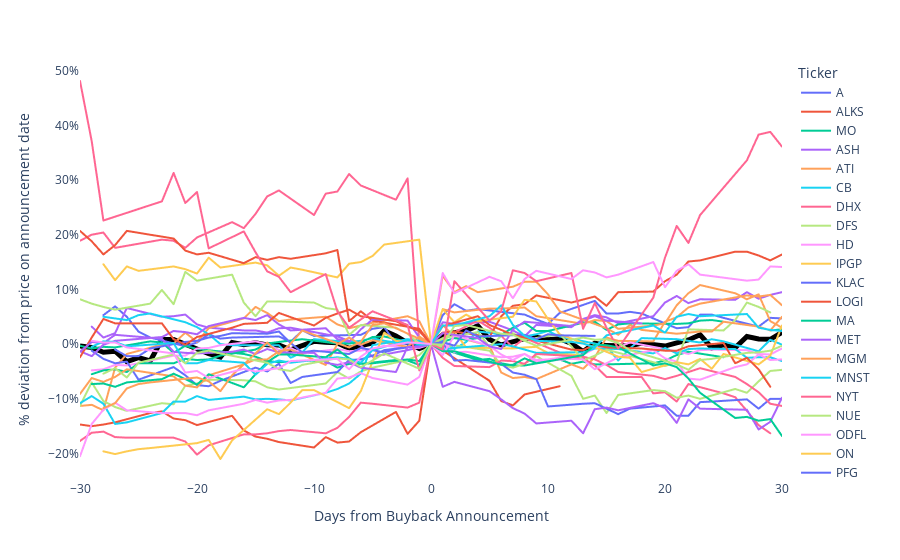

Notebook cell for this chart:
### Code cell
## Add 30 day averages
#avg_30day = stock_data_30day
avg_30day_grouped_na = stock_data_30day_newannouncements[['Ticker', 'announcement_offset','deviation_from_announcement_date_pct']].groupby('announcement_offset')['deviation_from_announcement_date_pct'].mean()
avg_30day_grouped_na = avg_30day_grouped_na.to_frame()
avg_30day_grouped_na = avg_30day_grouped_na.reset_index()


## Add Chart element
trace1 = go.Scatter(
    x=avg_30day_grouped_na['announcement_offset'].tolist(),
    y=avg_30day_grouped_na['deviation_from_announcement_date_pct'].tolist(),
    line=dict(
        color='black',
        width = 5),
    name='Average'
    #xperiod="M1"
    #xperiodalignment="middle"
    #hovertemplate="%{y}%{_xother}"
)




fig.add_trace(trace1)

### Figure 1 — Plotly figure (JSON) as saved in the notebook; plotly's stock layout.template omitted (floating-point values rounded to 4 significant figures)
{"data": [{"hovertemplate": "Ticker=A<br>Days from Buyback Announcement=%{x}<br>% deviation from price on announcement date=%{y}<extra></extra>", "legendgroup": "A", "line": {"color": "#636efa", "dash": "solid"}, "marker": {"symbol": "circle"}, "mode": "lines", "name": "A", "showlegend": true, "type": "scattergl", "x": [-28, -27, -26, -25, -24, -21, -20, -19, -18, -17, -13, -12, -11, -10, -6, -5, -4, -3, 0, 1, 2, 3, 4, 8, 9, 10, 11, 14, 15, 16, 17, 18, 21, 22, 23, 24, 25, 28, 29, 30], "xaxis": "x", "y": [0.053, 0.069, 0.05, 0.023, 0.012, -0.004, 0.003, 0.018, 0.01, 0.012, 0.014, 0.004, 0.025, 0.015, 0.017, 0.028, 0.031, 0.001, 0, 0.053, 0.073, 0.061, 0.064, 0.054, 0.045, 0.037, 0.057, 0.079, 0.056, 0.056, 0.059, 0.056, 0.029, 0.031, 0.054, 0.054, 0.048, 0.032, 0.048, 0.047], "yaxis": "y"}, {"hovertemplate": "Ticker=ALKS<br>Days from Buyback Announcement=%{x}<br>% deviation from price on announcement date=%{y}<extra></extra>", "legendgroup": "ALKS", "line": {"color": "#EF553B", "dash": "solid"}, "marker": {"symbol": "circle"}, "mode": "lines", "name": "ALKS", "showlegend": true, "type": "scattergl", "x": [-30, -29, -28, -27, -24, -23, -22, -21, -20, -17, -16, -15, -14, -13, -10, -9, -8, -7, -6, -3, -2, -1, 0, 1, 5, 6, 7, 8, 11], "xaxis": "x", "y": [-0.147, -0.15, -0.147, -0.143, -0.126, -0.123, -0.136, -0.139, -0.148, -0.131, -0.158, -0.169, -0.173, -0.179, -0.189, -0.17, -0.18, -0.178, -0.161, -0.124, -0.164, -0.14, 0, -0.012, -0.067, -0.104, -0.112, -0.092, -0.077], "yaxis": "y"}, {"hovertemplate": "Ticker=MO<br>Days from Buyback Announcement=%{x}<br>% deviation from price on announcement date=%{y}<extra></extra>", "legendgroup": "MO", "line": {"color": "#00cc96", "dash": "solid"}, "marker": {"symbol": "circle"}, "mode": "lines", "name": "MO", "showlegend": true, "type": "scattergl", "x": [-30, -29, -28, -27, -24, -23, -22, -21, -20, -16, -15, -14, -13, -10, -9, -8, -7, -6, -3, -2, -1, 0, 1, 4, 5, 6, 7, 8, 11, 12, 13, 14, 15, 19, 20, 21, 22, 25], "xaxis": "x", "y": [-0.003, -0.008, -0.005, -0.006, 0.005, 0.003, -0.016, -0.003, -0.009, -0.018, -0.023, -0.031, -0.033, -0.03, -0.031, -0.043, -0.036, -0.036, -0.029, -0.03, -0.038, 0, -0.009, -0.029, -0.027, -0.035, -0.039, -0.039, -0.028, -0.036, -0.032, -0.037, -0.037, -0.035, -0.03, -0.02, -0.014, -0.024], "yaxis": "y"}, {"hovertemplate": "Ticker=ASH<br>Days from Buyback Announcement=%{x}<br>% deviation from price on announcement date=%{y}<extra></extra>", "legendgroup": "ASH", "line": {"color": "#ab63fa", "dash": "solid"}, "marker": {"symbol": "circle"}, "mode": "lines", "name": "ASH", "showlegend": true, "type": "scattergl", "x": [-29, -28, -27, -26, -23, -22, -21, -20, -19, -16, -15, -14, -13, -12, -8, -7, -6, -5, -2, -1, 0, 1, 2, 5, 7, 8, 9, 12, 13, 14, 15, 16, 19, 20, 21, 22, 23, 26, 27, 28, 29, 30], "xaxis": "x", "y": [0.032, 0.012, 0.02, 0.066, 0.05, 0.051, 0.054, 0.036, 0.03, 0.025, 0.025, 0.021, 0.029, 0.03, 0.014, 0.006, -0.002, -0.023, -0.011, -0.006, 0, 0.04, 0.037, 0.041, 0.025, 0.014, 0.035, 0.031, 0.046, 0.053, 0.049, 0.038, 0.051, 0.076, 0.088, 0.075, 0.082, 0.081, 0.095, 0.083, 0.09, 0.095], "yaxis": "y"}, {"hovertemplate": "Ticker=ATI<br>Days from Buyback Announcement=%{x}<br>% deviation from price on announcement date=%{y}<extra></extra>", "legendgroup": "ATI", "line": {"color": "#FFA15A", "dash": "solid"}, "marker": {"symbol": "circle"}, "mode": "lines", "name": "ATI", "showlegend": true, "type": "scattergl", "x": [-30, -29, -28, -27, -26, -23, -22, -21, -20, -19, -16, -15, -14, -13, -12, -9, -8, -7, -5, -2, -1, 0, 1, 2, 5, 6, 7, 8, 9, 12, 13, 14, 15, 16, 19, 20, 21, 22, 23, 27, 28, 29, 30], "xaxis": "x", "y": [-0.113, -0.111, -0.121, -0.043, -0.018, -0.001, 0.001, 0.021, 0.004, 0.029, 0.047, 0.068, 0.057, 0.042, 0.045, 0.05, 0.036, 0.029, 0.039, 0.051, 0.042, 0, 0.035, 0.014, -0.003, -0.052, -0.062, -0.06, -0.064, -0.037, -0.045, -0.024, 0.012, 0.006, 0.005, 0.041, 0.049, 0.067, 0.074, 0.089, 0.087, 0.09, 0.071], "yaxis": "y"}, {"hovertemplate": "Ticker=CB<br>Days from Buyback Announcement=%{x}<br>% deviation from price on announcement date=%{y}<extra></extra>", "legendgroup": "CB", "line": {"color": "#19d3f3", "dash": "solid"}, "marker": {"symbol": "circle"}, "mode": "lines", "name": "CB", "showlegend": true, "type": "scattergl", "x": [-28, -27, -26, -25, -24, -21, -20, -19, -18, -17, -13, -12, -11, -10, -7, -6, -5, -4, -3, 0, 1, 2, 3, 4, 8, 9, 10, 11, 14, 15, 16, 17, 18, 21, 23, 24, 25, 28, 29, 30], "xaxis": "x", "y": [0.05, 0.047, 0.044, 0.053, 0.056, 0.04, 0.031, 0.018, 0, -0.002, -0.002, -0.025, -0.015, 0.009, 0.004, 0.006, 0.011, 0.006, 0.003, 0, 0.007, -0.009, 0.004, 0.023, 0.014, 0.018, 0.024, 0.014, 0.001, -0.004, -0.03, -0.008, 0.011, 0.009, 0.003, 0.009, 0.005, -0.013, 0.008, -0.001], "yaxis": "y"}, {"hovertemplate": "Ticker=DHX<br>Days from Buyback Announcement=%{x}<br>% deviation from price on announcement date=%{y}<extra></extra>", "legendgroup": "DHX", "line": {"color": "#FF6692", "dash": "solid"}, "marker": {"symbol": "circle"}, "mode": "lines", "name": "DHX", "showlegend": true, "type": "scattergl", "x": [-30, -29, -28, -27, -23, -22, -21, -20, -17, -16, -15, -14, -13, -10, -9, -8, -7, -6, -3, -2, -1, 0, 1, 4, 5, 6, 7, 8, 12, 13, 14, 15, 18, 19, 20, 21, 22, 25, 26, 27, 28, 29], "xaxis": "x", "y": [0.189, 0.2, 0.204, 0.176, 0.191, 0.189, 0.176, 0.195, 0.223, 0.212, 0.238, 0.27, 0.281, 0.236, 0.275, 0.279, 0.311, 0.29, 0.264, 0.303, 0.002, 0, 0.011, 0.043, 0.03, 0.015, -0.006, 0.011, -0.024, -0.026, -0.039, -0.06, -0.06, -0.09, -0.088, -0.105, -0.073, -0.09, -0.097, -0.122, -0.148, -0.163], "yaxis": "y"}, {"hovertemplate": "Ticker=DFS<br>Days from Buyback Announcement=%{x}<br>% deviation from price on announcement date=%{y}<extra></extra>", "legendgroup": "DFS", "line": {"color": "#B6E880", "dash": "solid"}, "marker": {"symbol": "circle"}, "mode": "lines", "name": "DFS", "showlegend": true, "type": "scattergl", "x": [-30, -29, -28, -27, -26, -23, -22, -21, -20, -19, -16, -15, -14, -13, -9, -8, -7, -6, -5, -2, -1, 0, 1, 2, 5, 6, 7, 8, 9, 12, 13, 14, 15, 16, 19, 20, 21, 22, 23, 26, 27, 28, 29, 30], "xaxis": "x", "y": [-0.113, -0.07, -0.104, -0.115, -0.122, -0.108, -0.11, -0.076, -0.072, -0.065, -0.066, -0.068, -0.079, -0.083, -0.072, -0.051, -0.063, -0.05, -0.043, -0.029, -0.02, 0, -0.005, -0.002, -0.012, -0.038, -0.043, -0.036, -0.022, -0.058, -0.1, -0.094, -0.126, -0.093, -0.084, -0.086, -0.098, -0.094, -0.1, -0.082, -0.089, -0.068, -0.049, -0.047], "yaxis": "y"}, {"hovertemplate": "Ticker=HD<br>Days from Buyback Announcement=%{x}<br>% deviation from price on announcement date=%{y}<extra></extra>", "legendgroup": "HD", "line": {"color": "#FF97FF", "dash": "solid"}, "marker": {"symbol": "circle"}, "mode": "lines", "name": "HD", "showlegend": true, "type": "scattergl", "x": [-29, -28, -27, -26, -25, -22, -21, -20, -19, -18, -15, -14, -13, -12, -11, -8, -7, -6, -5, -4, -1, 0, 1, 2, 3, 6, 7, 8, 9, 10, 13, 14, 15, 16, 17, 21, 22, 23, 24, 27, 28, 29, 30], "xaxis": "x", "y": [-0.048, -0.046, -0.038, -0.039, -0.035, -0.021, -0.021, -0.008, -0.007, -0.002, 0.005, 0, -0.011, -0.007, -0.017, -0.009, -0.013, -0.012, -0.008, -0.003, -0.007, 0, 0.003, -0.015, -0.014, -0.024, -0.023, -0.018, -0.029, -0.028, -0.019, -0.008, -0.005, -0.006, 0.003, -0.013, -0.018, -0.011, -0.01, -0.011, -0.018, -0.019, -0.008], "yaxis": "y"}, {"hovertemplate": "Ticker=IPGP<br>Days from Buyback Announcement=%{x}<br>% deviation from price on announcement date=%{y}<extra></extra>", "legendgroup": "IPGP", "line": {"color": "#FECB52", "dash": "solid"}, "marker": {"symbol": "circle"}, "mode": "lines", "name": "IPGP", "showlegend": true, "type": "scattergl", "x": [-28, -27, -26, -25, -22, -21, -20, -19, -18, -15, -14, -13, -12, -11, -8, -7, -6, -5, -4, -1, 0, 1, 2, 3, 7, 8, 9, 10, 13], "xaxis": "x", "y": [0.146, 0.117, 0.142, 0.134, 0.142, 0.137, 0.129, 0.158, 0.14, 0.149, 0.144, 0.125, 0.14, 0.136, 0.122, 0.147, 0.15, 0.161, 0.182, 0.191, 0, 0.01, 0.023, -0.006, -0.008, -0.006, -0.005, -0.016, -0.021], "yaxis": "y"}, {"hovertemplate": "Ticker=KLAC<br>Days from Buyback Announcement=%{x}<br>% deviation from price on announcement date=%{y}<extra></extra>", "legendgroup": "KLAC", "line": {"color": "#636efa", "dash": "solid"}, "marker": {"symbol": "circle"}, "mode": "lines", "name": "KLAC", "showlegend": true, "type": "scattergl", "x": [-29, -28, -27, -26, -25, -22, -21, -20, -19, -18, -15, -14, -13, -12, -11, -8, -7, -6, -5, -4, 0, 1, 2, 3, 6, 7, 8, 9, 10, 13, 14, 15, 16, 17, 20, 21, 22, 23, 24, 27, 28, 29, 30], "xaxis": "x", "y": [-0.012, -0.027, -0.035, -0.032, -0.065, -0.042, -0.057, -0.075, -0.077, -0.067, -0.043, -0.05, -0.036, -0.071, -0.06, -0.051, -0.029, -0.028, -0.021, -0.011, 0, 0.002, -0.03, -0.029, -0.036, -0.052, -0.056, -0.064, -0.114, -0.109, -0.108, -0.118, -0.128, -0.118, -0.112, -0.131, -0.131, -0.106, -0.105, -0.101, -0.118, -0.1, -0.1], "yaxis": "y"}, {"hovertemplate": "Ticker=LOGI<br>Days from Buyback Announcement=%{x}<br>% deviation from price on announcement date=%{y}<extra></extra>", "legendgroup": "LOGI", "line": {"color": "#EF553B", "dash": "solid"}, "marker": {"symbol": "circle"}, "mode": "lines", "name": "LOGI", "showlegend": true, "type": "scattergl", "x": [-30, -29, -28, -27, -26, -22, -21, -20, -19, -16, -15, -14, -13, -12, -9, -8, -7, -6, -5, -1, 0, 1, 2, 5, 6, 7, 8, 9, 12, 14, 15, 16, 19, 20, 21, 22, 23, 26, 27, 28, 29, 30], "xaxis": "x", "y": [0.207, 0.188, 0.164, 0.181, 0.207, 0.193, 0.171, 0.164, 0.167, 0.148, 0.159, 0.154, 0.159, 0.156, 0.166, 0.172, 0.042, 0.06, 0.043, 0.028, 0, 0.021, 0.023, 0.013, 0.051, 0.07, 0.073, 0.089, 0.076, 0.087, 0.07, 0.095, 0.096, 0.115, 0.127, 0.151, 0.153, 0.169, 0.169, 0.162, 0.153, 0.164], "yaxis": "y"}, {"hovertemplate": "Ticker=MA<br>Days from Buyback Announcement=%{x}<br>% deviation from price on announcement date=%{y}<extra></extra>", "legendgroup": "MA", "line": {"color": "#00cc96", "dash": "solid"}, "marker": {"symbol": "circle"}, "mode": "lines", "name": "MA", "showlegend": true, "type": "scattergl", "x": [-29, -28, -27, -26, -25, -22, -21, -20, -19, -18, -15, -14, -13, -11, -8, -7, -6, -5, -4, -1, 0, 1, 2, 3, 6, 7, 8, 9, 10, 13, 14, 15, 16, 17, 21, 22, 23, 24, 28, 29, 30], "xaxis": "x", "y": [-0.055, -0.048, -0.046, -0.051, -0.035, -0.035, -0.027, -0.029, -0.028, -0.021, -0.01, 0.001, 0.004, 0.009, 0.001, 0.001, 0.003, 0.013, 0.014, -0.001, 0, 0.004, 0.011, 0.008, 0.017, 0.03, 0.039, 0.024, 0.024, 0.039, 0.041, 0.026, 0.036, 0.038, 0.037, 0.038, 0.043, 0.044, 0.032, 0.025, 0.027], "yaxis": "y"}, {"hovertemplate": "Ticker=MET<br>Days from Buyback Announcement=%{x}<br>% deviation from price on announcement date=%{y}<extra></extra>", "legendgroup": "MET", "line": {"color": "#ab63fa", "dash": "solid"}, "marker": {"symbol": "circle"}, "mode": "lines", "name": "MET", "showlegend": true, "type": "scattergl", "x": [-30, -29, -28, -27, -23, -22, -21, -20, -19, -16, -15, -14, -13, -12, -9, -8, -7, -6, -5, -2, -1, 0, 1, 2, 5, 6, 7, 8, 9, 12, 13, 14, 15, 16, 19, 20, 21, 22, 23, 27, 28, 29, 30], "xaxis": "x", "y": [-0.013, -0.022, -0.001, 0.006, 0.013, 0.024, 0.022, 0.018, 0.033, 0.048, 0.044, 0.053, 0.036, 0.025, 0.029, 0.009, 0.004, 0.027, 0.045, 0.043, 0.012, 0, -0.078, -0.069, -0.086, -0.101, -0.117, -0.127, -0.145, -0.14, -0.163, -0.119, -0.116, -0.121, -0.108, -0.117, -0.144, -0.101, -0.118, -0.12, -0.156, -0.142, -0.098], "yaxis": "y"}, {"hovertemplate": "Ticker=MGM<br>Days from Buyback Announcement=%{x}<br>% deviation from price on announcement date=%{y}<extra></extra>", "legendgroup": "MGM", "line": {"color": "#FFA15A", "dash": "solid"}, "marker": {"symbol": "circle"}, "mode": "lines", "name": "MGM", "showlegend": true, "type": "scattergl", "x": [-30, -29, -28, -27, -26, -22, -21, -20, -19, -16, -15, -14, -13, -12, -9, -8, -7, -6, -5, -2, -1, 0, 1, 2, 5, 6, 7, 8, 9, 13, 14, 15, 16, 19, 20, 21, 22, 23, 26, 27, 28, 29, 30], "xaxis": "x", "y": [-0.091, -0.062, -0.069, -0.06, -0.046, -0.059, -0.076, -0.079, -0.057, -0.037, -0.028, -0.028, -0.013, -0.01, -0.038, 0, 0.012, -0.001, 0.007, -0.005, 0.014, 0, 0.064, 0.058, 0.065, 0.065, 0.066, 0.067, 0.051, 0.037, 0.044, 0.042, 0.028, 0.034, 0.038, 0.071, 0.093, 0.108, 0.093, 0.082, 0.091, 0.042, 0.03], "yaxis": "y"}, {"hovertemplate": "Ticker=MNST<br>Days from Buyback Announcement=%{x}<br>% deviation from price on announcement date=%{y}<extra></extra>", "legendgroup": "MNST", "line": {"color": "#19d3f3", "dash": "solid"}, "marker": {"symbol": "circle"}, "mode": "lines", "name": "MNST", "showlegend": true, "type": "scattergl", "x": [-30, -29, -28, -27, -26, -23, -22, -21, -20, -19, -16, -15, -14, -13, -12, -9, -8, -7, -6, -5, -2, -1, 0, 1, 2, 5, 6, 7, 8, 9, 12, 13, 14, 16, 19, 20, 21, 22, 23, 26, 27, 28, 29, 30], "xaxis": "x", "y": [-0.108, -0.095, -0.109, -0.146, -0.143, -0.126, -0.105, -0.105, -0.095, -0.102, -0.096, -0.101, -0.1, -0.101, -0.103, -0.089, -0.082, -0.072, -0.054, -0.002, 0.009, 0.006, 0, -0.01, -0.007, -0.002, 0, -0.004, -0.01, -0.016, -0.015, -0.015, -0.008, -0.009, -0.017, -0.007, -0.017, -0.009, -0.008, -0.009, -0.025, -0.024, -0.024, -0.031], "yaxis": "y"}, {"hovertemplate": "Ticker=NYT<br>Days from Buyback Announcement=%{x}<br>% deviation from price on announcement date=%{y}<extra></extra>", "legendgroup": "NYT", "line": {"color": "#FF6692", "dash": "solid"}, "marker": {"symbol": "circle"}, "mode": "lines", "name": "NYT", "showlegend": true, "type": "scattergl", "x": [-30, -29, -28, -27, -26, -22, -21, -20, -19, -16, -15, -14, -13, -12, -9, -8, -7, -6, -5, -2, -1, 0, 1, 2, 5, 6, 7, 8, 9, 13, 14, 15, 16, 19, 20, 21, 22, 23, 26, 27, 28, 29, 30], "xaxis": "x", "y": [-0.177, -0.162, -0.16, -0.17, -0.171, -0.171, -0.178, -0.202, -0.185, -0.165, -0.165, -0.163, -0.159, -0.157, -0.163, -0.153, -0.133, -0.107, -0.109, -0.116, -0.107, 0, -0.025, -0.04, -0.042, -0.03, -0.031, -0.036, -0.018, -0.023, -0.028, -0.038, -0.051, -0.058, -0.064, -0.058, -0.051, -0.044, -0.06, -0.073, -0.088, -0.109, -0.113], "yaxis": "y"}, {"hovertemplate": "Ticker=NUE<br>Days from Buyback Announcement=%{x}<br>% deviation from price on announcement date=%{y}<extra></extra>", "legendgroup": "NUE", "line": {"color": "#B6E880", "dash": "solid"}, "marker": {"symbol": "circle"}, "mode": "lines", "name": "NUE", "showlegend": true, "type": "scattergl", "x": [-30, -29, -28, -27, -24, -23, -22, -21, -20, -17, -16, -15, -14, -13, -10, -9, -8, -7, -6, -3, -2, -1, 0, 1, 4, 5, 6, 7, 8, 11, 12, 13, 14, 15, 19, 20, 21, 22, 25, 26, 27, 28, 29], "xaxis": "x", "y": [0.082, 0.074, 0.068, 0.063, 0.074, 0.099, 0.073, 0.132, 0.116, 0.127, 0.076, 0.051, 0.078, 0.078, 0.076, 0.066, 0.063, 0.017, 0.035, 0.03, 0.019, 0.001, 0, 0.011, 0.022, -0.005, 0.015, 0.02, 0.008, 0.018, -0.004, -0.03, -0.021, -0.01, -0.033, -0.04, -0.033, 0.027, 0.025, 0.044, 0.076, 0.068, 0.058], "yaxis": "y"}, {"hovertemplate": "Ticker=ODFL<br>Days from Buyback Announcement=%{x}<br>% deviation from price on announcement date=%{y}<extra></extra>", "legendgroup": "ODFL", "line": {"color": "#FF97FF", "dash": "solid"}, "marker": {"symbol": "circle"}, "mode": "lines", "name": "ODFL", "showlegend": true, "type": "scattergl", "x": [-30, -29, -28, -27, -26, -23, -21, -20, -19, -16, -15, -14, -13, -12, -9, -8, -7, -6, -5, -2, -1, 0, 1, 2, 5, 6, 7, 8, 9, 12, 13, 14, 15, 16, 19, 20, 21, 22, 23, 26, 27, 28, 29, 30], "xaxis": "x", "y": [-0.205, -0.146, -0.12, -0.107, -0.121, -0.126, -0.126, -0.13, -0.121, -0.109, -0.102, -0.107, -0.103, -0.102, -0.089, -0.063, -0.061, -0.053, -0.062, -0.074, -0.06, 0, -0.02, 0.016, -0.003, -0.019, -0.029, -0.018, -0.032, -0.027, -0.028, -0.046, -0.035, -0.024, -0.011, -0.026, -0.032, -0.063, -0.065, -0.042, -0.037, -0.019, -0.029, -0.028], "yaxis": "y"}, {"hovertemplate": "Ticker=ON<br>Days from Buyback Announcement=%{x}<br>% deviation from price on announcement date=%{y}<extra></extra>", "legendgroup": "ON", "line": {"color": "#FECB52", "dash": "solid"}, "marker": {"symbol": "circle"}, "mode": "lines", "name": "ON", "showlegend": true, "type": "scattergl", "x": [-28, -27, -26, -25, -24, -20, -19, -18, -17, -14, -13, -12, -11, -10, -7, -6, -5, -4, -3, 0, 1, 2, 3, 4, 7, 8, 9, 10, 11, 15, 16, 17, 18, 21, 22, 23, 24, 25, 28, 29, 30], "xaxis": "x", "y": [-0.196, -0.201, -0.196, -0.192, -0.19, -0.181, -0.175, -0.21, -0.176, -0.119, -0.128, -0.107, -0.084, -0.084, -0.117, -0.086, -0.032, 0.021, 0.006, 0, 0.064, 0.04, 0.054, 0.042, 0.05, 0.081, 0.078, 0.046, 0.018, -0.014, -0.023, -0.025, -0.051, -0.033, -0.037, -0.027, -0.045, -0.018, -0.037, -0.021, 0.034], "yaxis": "y"}, {"hovertemplate": "Ticker=PFG<br>Days from Buyback Announcement=%{x}<br>% deviation from price on announcement date=%{y}<extra></extra>", "legendgroup": "PFG", "line": {"color": "#636efa", "dash": "solid"}, "marker": {"symbol": "circle"}, "mode": "lines", "name": "PFG", "showlegend": true, "type": "scattergl", "x": [-27, -26, -25, -24, -21, -20, -19, -18, -17, -14, -13, -12, -11, -10, -7, -6, -5, -4, -3, 0, 1, 2, 3, 4, 8, 9, 10, 11, 14], "xaxis": "x", "y": [-0.01, -0.022, -0.022, -0.008, 0.004, 0.006, 0.012, 0.015, 0.02, 0.019, 0.023, 0.002, -0.015, -0.012, -0.018, -0.007, -0.011, -0.015, -0.009, 0, 0.004, -0.003, 0.025, 0.014, 0.017, 0.009, 0.018, 0.016, 0.015], "yaxis": "y"}, {"hovertemplate": "Ticker=REG<br>Days from Buyback Announcement=%{x}<br>% deviation from price on announcement date=%{y}<extra></extra>", "legendgroup": "REG", "line": {"color": "#EF553B", "dash": "solid"}, "marker": {"symbol": "circle"}, "mode": "lines", "name": "REG", "showlegend": true, "type": "scattergl", "x": [-30, -29, -28, -27, -23, -22, -21, -20, -17, -16, -15, -14, -13, -10, -9, -8, -7, -6, -3, -2, -1, 0, 1, 4, 5, 6, 7, 8, 12, 13, 14, 15, 18, 19, 20, 21, 22, 25, 26, 27, 28, 29], "xaxis": "x", "y": [-0.024, 0.012, 0.046, 0.038, 0.038, 0.009, -0.001, 0.013, 0.03, 0.037, 0.038, 0.039, 0.057, 0.034, 0.048, 0.056, 0.063, 0.051, 0.042, 0.032, 0.024, 0, 0.033, 0.051, 0.035, 0.026, 0.017, 0.012, -0.01, -0.011, -0.001, -0.006, -0.008, -0.01, -0.012, -0.012, -0.004, 0.002, -0.035, -0.025, -0.046, -0.078], "yaxis": "y"}, {"hovertemplate": "Ticker=R<br>Days from Buyback Announcement=%{x}<br>% deviation from price on announcement date=%{y}<extra></extra>", "legendgroup": "R", "line": {"color": "#00cc96", "dash": "solid"}, "marker": {"symbol": "circle"}, "mode": "lines", "name": "R", "showlegend": true, "type": "scattergl", "x": [-29, -28, -27, -26, -23, -22, -21, -20, -19, -16, -15, -14, -13, -12, -9, -8, -7, -6, -5, -2, -1, 0, 1, 2, 6, 7, 8, 9, 12, 13, 14, 15, 16, 19, 20, 21, 22, 23, 26, 27, 28, 29, 30], "xaxis": "x", "y": [-0.073, -0.072, -0.078, -0.07, -0.064, -0.054, -0.064, -0.074, -0.055, -0.079, -0.055, -0.033, -0.019, -0.019, -0.024, -0.01, -0.026, -0.036, -0.035, -0.028, -0.031, 0, -0.013, -0.013, -0.038, -0.038, -0.026, -0.035, -0.024, -0.02, -0.001, -0.002, -0.006, -0.039, -0.035, -0.042, -0.063, -0.089, -0.135, -0.133, -0.14, -0.137, -0.168], "yaxis": "y"}, {"hovertemplate": "Ticker=SPG<br>Days from Buyback Announcement=%{x}<br>% deviation from price on announcement date=%{y}<extra></extra>", "legendgroup": "SPG", "line": {"color": "#ab63fa", "dash": "solid"}, "marker": {"symbol": "circle"}, "mode": "lines", "name": "SPG", "showlegend": true, "type": "scattergl", "x": [-30, -29, -28, -27, -23, -22, -21, -20, -17, -16, -15, -14, -13, -10, -9, -8, -7, -6, -3, -2, -1, 0, 1, 4, 5, 6, 7, 8, 12, 13, 14, 15, 18], "xaxis": "x", "y": [-0.014, 0.004, 0.002, 0.017, 0.01, -0.014, -0.016, -0.017, -0.014, -0.01, -0.018, -0.009, -0.015, -0.016, -0.034, -0.038, -0.033, -0.043, -0.051, -0.005, -0.005, 0, 0.02, 0.011, -0.004, -0.009, 0.027, 0.041, 0.033, 0.043, 0.051, 0.043, 0.038], "yaxis": "y"}, {"hovertemplate": "Ticker=SWKS<br>Days from Buyback Announcement=%{x}<br>% deviation from price on announcement date=%{y}<extra></extra>", "legendgroup": "SWKS", "line": {"color": "#FFA15A", "dash": "solid"}, "marker": {"symbol": "circle"}, "mode": "lines", "name": "SWKS", "showlegend": true, "type": "scattergl", "x": [-28, -27, -26, -25, -24, -20, -19, -18, -17, -14, -13, -12, -11, -10, -7, -6, -5, -4, -3, 0, 1, 2, 3, 4, 7, 8, 9, 10, 11, 15, 16, 17, 18, 21, 22, 23, 24, 25, 28, 29, 30], "xaxis": "x", "y": [-0.117, -0.108, -0.081, -0.073, -0.07, -0.061, -0.068, -0.086, -0.057, 0.003, -0.018, 0.001, 0.025, 0.017, -0.006, 0.004, 0.035, 0.038, 0.029, 0, 0.125, 0.095, 0.106, 0.095, 0.105, 0.114, 0.114, 0.091, 0.06, 0.029, 0.017, 0.035, 0.026, 0.019, 0.021, 0.023, 0.023, 0.041, 0.032, 0.025, 0.05], "yaxis": "y"}, {"hovertemplate": "Ticker=SLM<br>Days from Buyback Announcement=%{x}<br>% deviation from price on announcement date=%{y}<extra></extra>", "legendgroup": "SLM", "line": {"color": "#19d3f3", "dash": "solid"}, "marker": {"symbol": "circle"}, "mode": "lines", "name": "SLM", "showlegend": true, "type": "scattergl", "x": [-29, -28, -27, -26, -22, -21, -20, -19, -16, -15, -14, -13, -12, -8, -7, -6, -5, -2, -1, 0, 1, 2, 5, 6, 7, 8, 9, 12, 13, 14, 15, 16, 19, 20, 21, 22, 23, 27, 28, 29, 30], "xaxis": "x", "y": [-0.005, 0.005, 0.004, -0.004, 0.002, -0.035, -0.035, -0.029, -0.034, -0.056, -0.036, -0.03, -0.034, -0.024, -0.027, -0.034, -0.011, 0.007, -0.001, 0, 0.034, 0.034, 0.051, 0.071, 0.035, 0.015, 0.006, 0.004, 0.001, -0.006, 0.016, 0.021, 0.034, 0.021, 0.05, 0.055, 0.051, 0.055, 0.03, 0.026, 0.024], "yaxis": "y"}, {"hovertemplate": "Ticker=STEM<br>Days from Buyback Announcement=%{x}<br>% deviation from price on announcement date=%{y}<extra></extra>", "legendgroup": "STEM", "line": {"color": "#FF6692", "dash": "solid"}, "marker": {"symbol": "circle"}, "mode": "lines", "name": "STEM", "showlegend": true, "type": "scattergl", "x": [-30, -29, -28, -27, -23, -22, -21, -20, -19, -16, -15, -14, -13, -12, -9, -8, -7, -6, -5, -2, -1, 0, 1, 2, 5, 6, 7, 8, 9, 12, 13, 14, 15, 16, 19, 20, 21, 22, 23, 27, 28, 29, 30], "xaxis": "x", "y": [0.481, 0.371, 0.226, 0.233, 0.261, 0.313, 0.258, 0.278, 0.175, 0.206, 0.168, 0.133, 0.123, 0.095, 0.128, 0.06, 0.03, 0.045, 0.06, 0.035, -0.048, 0, -0.01, 0.115, 0.043, 0.06, 0.135, 0.13, 0.115, 0.13, 0.028, 0.075, 0.03, -0.008, 0.085, 0.158, 0.216, 0.185, 0.236, 0.336, 0.383, 0.388, 0.361], "yaxis": "y"}, {"hovertemplate": "Ticker=UPS<br>Days from Buyback Announcement=%{x}<br>% deviation from price on announcement date=%{y}<extra></extra>", "legendgroup": "UPS", "line": {"color": "#B6E880", "dash": "solid"}, "marker": {"symbol": "circle"}, "mode": "lines", "name": "UPS", "showlegend": true, "type": "scattergl", "x": [-28, -27, -26, -25, -22, -21, -20, -19, -18, -14, -13, -12, -11, -8, -7, -6, -5, -4, -1, 0, 1, 2, 3, 6, 7, 8, 9, 10, 13, 14, 15, 16, 17, 21, 22, 23, 24, 27, 28, 29, 30], "xaxis": "x", "y": [-0.054, -0.044, -0.061, -0.034, -0.019, -0.035, -0.016, -0.012, -0.017, -0.034, -0.046, -0.049, -0.038, -0.026, -0.028, -0.042, -0.03, -0.017, -0.045, 0, -0.001, 0.033, 0.035, 0.019, 0.017, 0.006, -0.003, 0, 0.012, 0.008, 0.009, 0.002, -0.011, -0.037, -0.047, -0.029, -0.027, -0.016, -0.015, -0.012, -0.003], "yaxis": "y"}, {"hovertemplate": "Ticker=URI<br>Days from Buyback Announcement=%{x}<br>% deviation from price on announcement date=%{y}<extra></extra>", "legendgroup": "URI", "line": {"color": "#FF97FF", "dash": "solid"}, "marker": {"symbol": "circle"}, "mode": "lines", "name": "URI", "showlegend": true, "type": "scattergl", "x": [-29, -28, -27, -26, -22, -21, -20, -19, -16, -15, -14, -13, -12, -8, -7, -6, -5, -2, -1, 0, 1, 2, 5, 6, 7, 8, 9, 12, 13, 14, 15, 16, 19, 20, 21, 22, 23, 27, 28, 29, 30], "xaxis": "x", "y": [0.006, 0.003, 0.003, -0.006, -0.017, -0.052, -0.049, -0.062, -0.045, -0.05, -0.047, -0.044, -0.031, -0.027, -0.046, -0.023, -0.008, 0.003, 0.002, 0, 0.13, 0.093, 0.123, 0.115, 0.084, 0.119, 0.134, 0.119, 0.135, 0.131, 0.122, 0.127, 0.15, 0.104, 0.134, 0.146, 0.127, 0.116, 0.118, 0.142, 0.141], "yaxis": "y"}, {"line": {"color": "black", "width": 5}, "name": "Average", "type": "scatter", "x": [-30, -29, -28, -27, -26, -25, -24, -23, -22, -21, -20, -19, -18, -17, -16, -15, -14, -13, -12, -11, -10, -9, -8, -7, -6, -5, -4, -3, -2, -1, 0, 1, 2, 3, 4, 5, 6, 7, 8, 9, 10, 11, 12, 13, 14, 15, 16, 17, 18, 19, 20, 21, 22, 23, 24, 25, 26, 27, 28, 29, 30], "y": [-0.003267, -0.006, -0.01489, -0.01297, -0.0321, -0.0246, -0.03088, 0.008357, 0.008609, 7.71e-19, -0.009897, -0.01752, -0.0238, 0.0032, -0.0009474, 0.002478, -0.00137, -0.00169, -0.01033, -0.0034, 0.005091, 0.00325, 0.002292, -0.007857, -0.003107, 0.002043, 0.0246, 0.01473, 0.002222, -0.00813, 0, 0.01683, 0.02074, 0.0244, 0.0336, 0.008333, -0.001455, 0.0045, 0.01003, 0.01239, 0.0082, 0.00975, 0.001125, -0.01368, 0.0018, -0.00268, -0.003476, -0.003375, 0.001714, -0.001765, -0.003556, 0.00216, 0.007667, 0.017, -0.007125, -0.001375, -0.006636, 0.014, 0.0095, 0.008833, 0.02129]}], "layout": {"legend": {"title": {"text": "Ticker"}, "tracegroupgap": 0}, "margin": {"t": 60}, "paper_bgcolor": "rgba(0, 0, 0, 0)", "plot_bgcolor": "rgba(0, 0, 0, 0)", "xaxis": {"anchor": "y", "domain": [0, 1], "showgrid": false, "title": {"text": "Days from Buyback Announcement"}}, "yaxis": {"anchor": "x", "domain": [0, 1], "showgrid": false, "tickformat": ",.0%", "title": {"text": "% deviation from price on announcement date"}}}}
